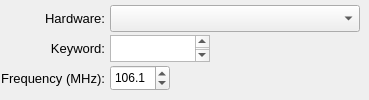
    <widget class="QWidget" name="page_16">
     <widget class="QTextEdit" name="textEdit_rf_rds_keyword_keyword">
      <property name="geometry">
       <rect>
        <x>110</x>
        <y>35</y>
        <width>100</width>
        <height>27</height>
       </rect>
      </property>
      <property name="font">
       <font>
        <pointsize>11</pointsize>
       </font>
      </property>
      <property name="tabChangesFocus">
       <bool>true</bool>
      </property>
      <property name="readOnly">
       <bool>false</bool>
      </property>
     </widget>
     <widget class="QLabel" name="label2_rf_rds_keyword_keyword">
      <property name="geometry">
       <rect>
        <x>25</x>
        <y>40</y>
        <width>80</width>
        <height>16</height>
       </rect>
      </property>
      <property name="font">
       <font>
        <pointsize>10</pointsize>
       </font>
      </property>
      <property name="text">
       <string>Keyword:</string>
      </property>
      <property name="alignment">
       <set>Qt::AlignRight|Qt::AlignTrailing|Qt::AlignVCenter</set>
      </property>
     </widget>
     <widget class="QLabel" name="label2_rf_rds_keyword_hardware">
      <property name="geometry">
       <rect>
        <x>25</x>
        <y>10</y>
        <width>80</width>
        <height>16</height>
       </rect>
      </property>
      <property name="font">
       <font>
        <pointsize>10</pointsize>
       </font>
      </property>
      <property name="text">
       <string>Hardware:</string>
      </property>
      <property name="alignment">
       <set>Qt::AlignRight|Qt::AlignTrailing|Qt::AlignVCenter</set>
      </property>
     </widget>
     <widget class="QComboBox" name="comboBox_rf_rds_keyword_hardware">
      <property name="geometry">
       <rect>
        <x>110</x>
        <y>5</y>
        <width>250</width>
        <height>27</height>
       </rect>
      </property>
     </widget>
     <widget class="QDoubleSpinBox" name="doubleSpinBox_rf_rds_keyword_frequency">
      <property name="geometry">
       <rect>
        <x>110</x>
        <y>65</y>
        <width>60</width>
        <height>26</height>
       </rect>
      </property>
      <property name="decimals">
       <number>1</number>
      </property>
      <property name="minimum">
       <double>88.099999999999994</double>
      </property>
      <property name="maximum">
       <double>107.900000000000006</double>
      </property>
      <property name="singleStep">
       <double>0.100000000000000</double>
      </property>
      <property name="value">
       <double>106.099999999999994</double>
      </property>
     </widget>
     <widget class="QLabel" name="label2_rf_rds_keyword_frequency">
      <property name="geometry">
       <rect>
        <x>-5</x>
        <y>70</y>
        <width>110</width>
        <height>16</height>
       </rect>
      </property>
      <property name="font">
       <font>
        <pointsize>10</pointsize>
       </font>
      </property>
      <property name="text">
       <string>Frequency (MHz):</string>
      </property>
      <property name="alignment">
       <set>Qt::AlignRight|Qt::AlignTrailing|Qt::AlignVCenter</set>
      </property>
     </widget>
    </widget>
